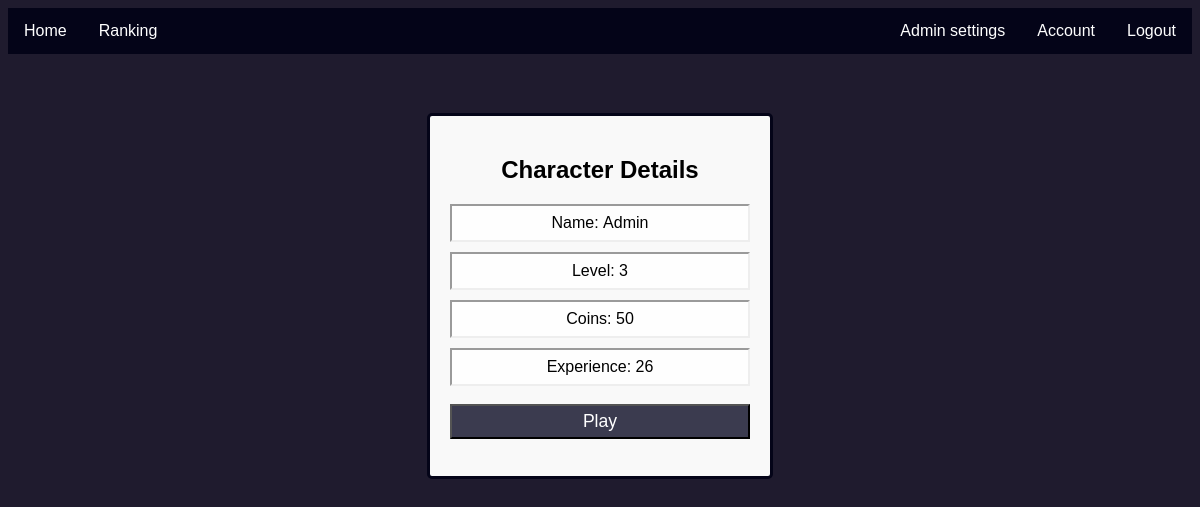
Screenshot of /account/index.php (signed in) with the database file from the repository.
### tables this page shows
CREATE TABLE `characters` (
  `id` int(255) NOT NULL,
  `name` varchar(60) NOT NULL,
  `level` int(255) NOT NULL,
  `exp` int(255) NOT NULL,
  `coins` int(255) NOT NULL,
  `weaponsid` int(11) DEFAULT NULL,
  `attack` int(255) NOT NULL,
  `health` int(255) NOT NULL,
  `maxhealth` int(255) NOT NULL,
  `defense` int(255) NOT NULL,
  `potion` int(60) NOT NULL,
  `consumable` int(60) NOT NULL,
  `duel_won` int(10) NOT NULL DEFAULT 0
);

### account/index.php (the view, shortened to what this page needs)
<?php
try {
    require_once("../data/db.php");
    $char_id = $_SESSION["char_id"];
    $sql = "SELECT * FROM Characters WHERE id = :id";
    $stmt = $pdo->prepare($sql);
    $stmt->bindParam(":id", $char_id);
    if (!$stmt->execute()) {
        throw new Exception();
    }
    $character = $stmt->fetch();
} catch (Exception) {
    echo "Błąd bazy danych.";
}
?>
<!DOCTYPE html>
<html>
<head>
    <link rel="stylesheet" href="../styles/style.css">
    <link rel="stylesheet" href="../styles/account.css">
</head>
<body>
    <?php require_once("../other/navbar.php") ?>
    <div class="main-window">
        <h2>Character Details</h2>
        <div class=details-container>
            <article class="detail">
                <label> Name: </label>
                <p><?php echo $character["name"]; ?></p>
            </article>
            <article class="detail">
                <label> Level: </label>
                <p><?php echo $character["level"]; ?></p>
            </article>
            <article class="detail">
                <label> Coins: </label>
                <p><?php echo $character["coins"]; ?></p>
            </article>
            <article class="detail">
                <label> Experience: </label>
                <p><?php echo $character["exp"]; ?></p>
            </article>
        </div>
        <button onclick="window.location.href='../game/index.php'">Play</button>
    </div>
</body>
</html>

### styles/style.css (style rules this page uses)
body { background-color: #1F1B2E; font-family: Arial, sans-serif; color: #ffffff; }
.main-window { width: 300px; margin: 5% auto; padding: 20px; border: 3px solid #040418; border-radius: 5px; background-color: #f9f9f9; color: black; text-align: center; }
button { display: block; width: 60%; margin: 1em auto; padding: 0 0 0px 0; height: 2em; font-size: 1.1rem; background-color: #3b3b4f; border-color: black; min-width: 300px; color: white; }

### styles/account.css (style rules this page uses)
.detail { border: 2px inset; margin: 10px auto; background-color: #ffffffd0; }
.detail p { display: inline-block; margin-top: 8px; margin-bottom: 8px; }

### rows the page displays
characters: name "Admin", level "3", coins "50", exp "26"
